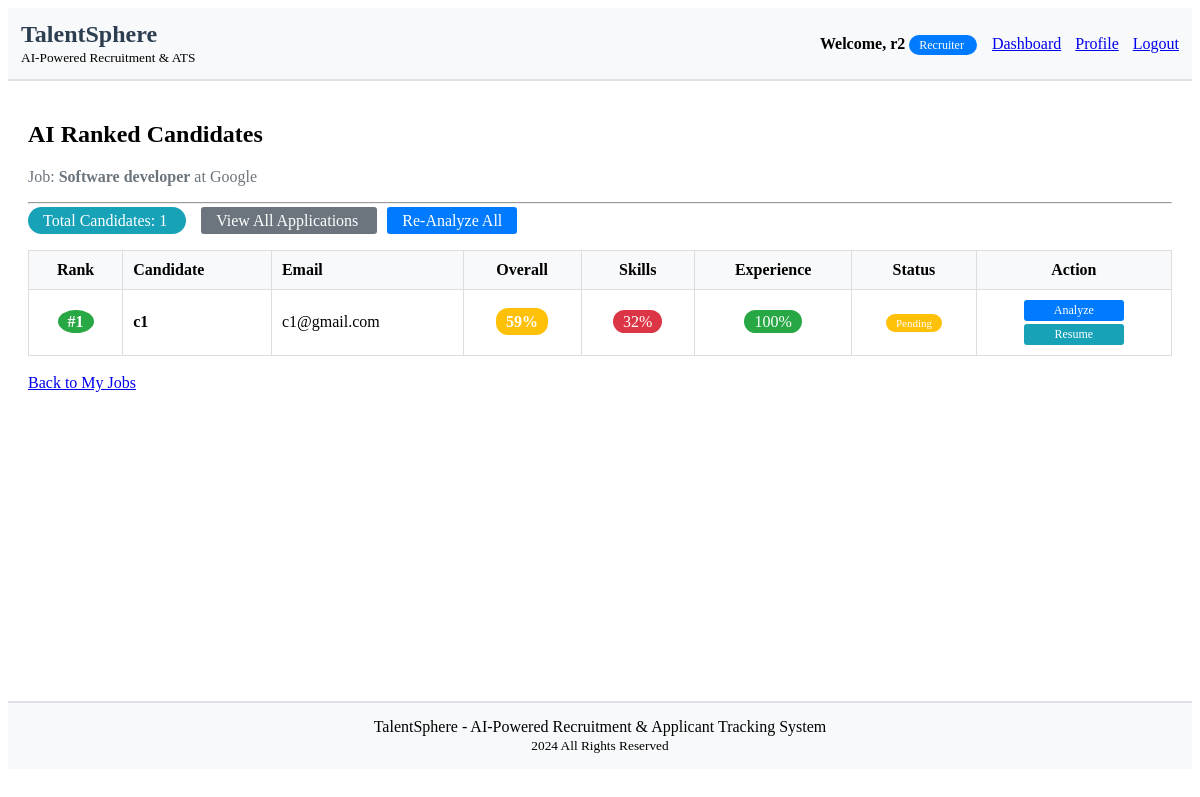
The page /accounts/job/1/rank/ (signed in) on the database as committed earlier.
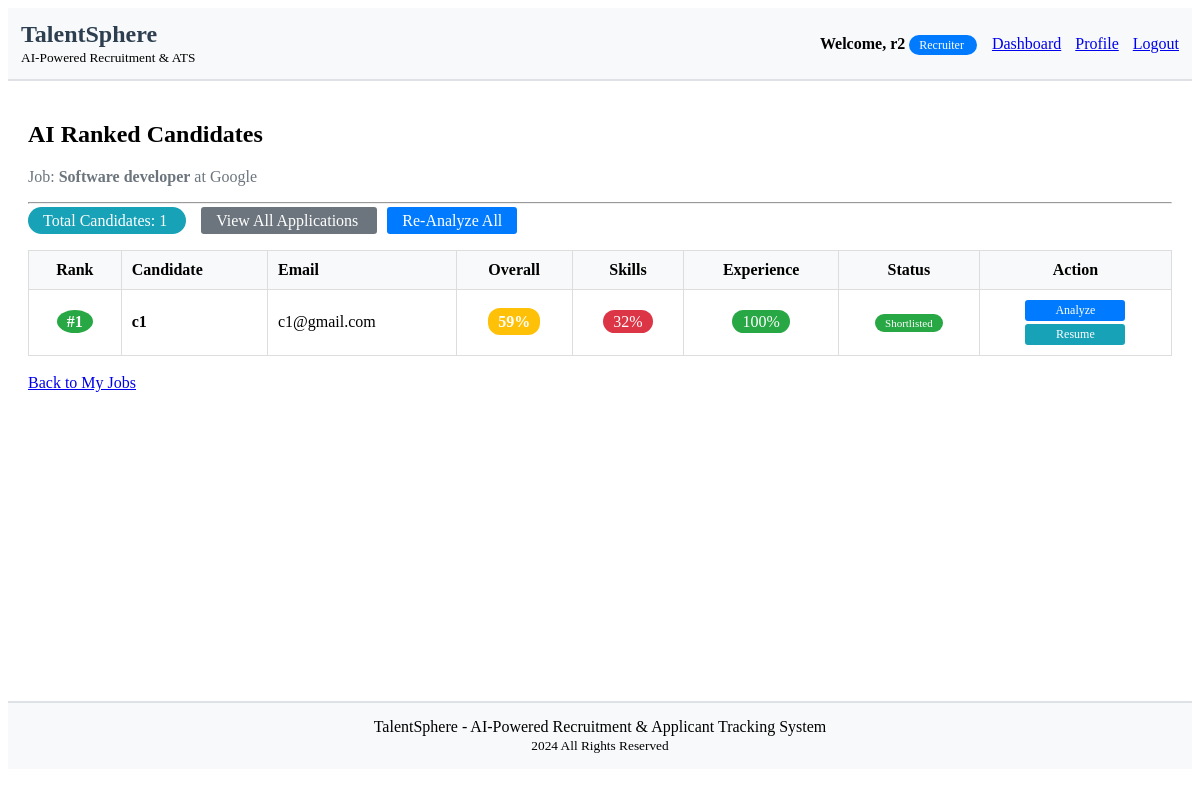
The same page on the database as committed later.
### accounts/models.py (models this page shows, shortened)
class JobApplication(models.Model):
    APPLICATION_STATUS = (
        ('pending', 'Pending'),
        ('reviewed', 'Reviewed'),
        ('shortlisted', 'Shortlisted'),
        ('interview', 'Interview Scheduled'),
        ('accepted', 'Accepted'),
        ('rejected', 'Rejected'),
    )
    job = models.ForeignKey(Job, on_delete=models.CASCADE, related_name='applications')
    candidate = models.ForeignKey(User, on_delete=models.CASCADE, related_name='applications')
    cover_letter = models.TextField(blank=True, null=True)
    resume = models.FileField(upload_to='application_resumes/', blank=True, null=True)
    resume_text = models.TextField(blank=True, null=True)
    parsed_skills = models.TextField(blank=True, null=True, help_text="Extracted skills from resume")
    parsed_experience = models.TextField(blank=True, null=True, help_text="Extracted experience details")
    parsed_education = models.TextField(blank=True, null=True, help_text="Extracted education details")
    experience_years = models.IntegerField(null=True, blank=True, help_text="Total years of experience")
    match_score = models.IntegerField(null=True, blank=True, help_text="Overall match percentage")
    skill_match_score = models.IntegerField(null=True, blank=True, help_text="Skills match percentage")
    experience_match_score = models.IntegerField(null=True, blank=True, help_text="Experience match percentage")
    ai_recommendation = models.TextField(blank=True, null=True, help_text="AI generated recommendation")
    status = models.CharField(max_length=20, choices=APPLICATION_STATUS, default='pending')
    notes = models.TextField(blank=True, null=True)
    applied_at = models.DateTimeField(auto_now_add=True)
    updated_at = models.DateTimeField(auto_now=True)
    class Meta:
        unique_together = ['job', 'candidate']
        ordering = ['-applied_at']

### accounts/views.py (the view)
# urls.py: path('job/<int:job_id>/rank/', views.rank_job_applications, name='rank_job_applications'),
@login_required
def rank_job_applications(request, job_id):
    job = get_object_or_404(Job, id=job_id)
    if job.created_by != request.user:
        messages.error(request, 'You are not authorized to view this!')
        return redirect('dashboard')
    ranked_applications = auto_rank_and_update(job_id)
    return render(request, 'accounts/ranked_applications.html', {
        'job': job,
        'ranked_applications': ranked_applications
    })

### accounts/matching_engine.py (called while the page is built)
def extract_keywords(text):
    stopwords = {
        'a', 'an', 'the', 'of', 'for', 'with', 'to', 'from', 'by',
        'and', 'or', 'but', 'is', 'are', 'was', 'were', 'be', 'been',
        'have', 'has', 'had', 'do', 'does', 'did', 'will', 'would',
        'could', 'should', 'may', 'might', 'must', 'shall', 'than', 'then',
        'into', 'upon', 'about', 'after', 'before', 'between', 'under', 'over'
    }
    words = re.findall(r'\b[a-zA-Z]{3,}\b', text.lower())
    keywords = [word for word in words if word not in stopwords]
    from collections import Counter
    word_freq = Counter(keywords)
    top_keywords = [word for word, count in word_freq.most_common(30)]
    return top_keywords

def generate_recommendation(scores):
    overall = scores['overall_score']
    if overall >= 85:
        return "Highly Recommended - Excellent match for this position"
    elif overall >= 70:
        return "Recommended - Good match, suitable for this position"
    elif overall >= 55:
        return "Potentially Suitable - Consider for interview"
    elif overall >= 40:
        return "Average Match - May need additional training"
    else:
        return "Not Recommended - Low match score"

### accounts/templates/accounts/ranked_applications.html (shortened to what the changed rows need)
{% extends 'accounts/base.html' %}
{% load custom_filters %}
{% block content %}
    <h2>AI Ranked Candidates</h2>
    {% if ranked_applications %}
        <table width="100%" style="border-collapse: collapse; border: 1px solid #ddd;">
            <thead style="background-color: #f8f9fa;">
                <tr>
                    <th style="border: 1px solid #ddd; padding: 10px; text-align: center;">Rank</th>
                    <th style="border: 1px solid #ddd; padding: 10px; text-align: left;">Candidate</th>
                    <th style="border: 1px solid #ddd; padding: 10px; text-align: left;">Email</th>
                    <th style="border: 1px solid #ddd; padding: 10px; text-align: center;">Overall</th>
                    <th style="border: 1px solid #ddd; padding: 10px; text-align: center;">Skills</th>
                    <th style="border: 1px solid #ddd; padding: 10px; text-align: center;">Experience</th>
                    <th style="border: 1px solid #ddd; padding: 10px; text-align: center;">Status</th>
                    <th style="border: 1px solid #ddd; padding: 10px; text-align: center;">Action</th>
                </tr>
            </thead>
            <tbody>
                {% for item in ranked_applications %}
                {% with app=item.application scores=item.scores %}
                <tr>
                    <td style="border: 1px solid #ddd; padding: 10px; text-align: center;">
                        <span style="background-color:
                            {% if forloop.counter <= 3 %}#28a745
                            {% elif forloop.counter <= 5 %}#ffc107
                            {% else %}#6c757d{% endif %};
                            color: white; padding: 3px 10px; border-radius: 50%; font-weight: bold;">
                            #{{ forloop.counter }}
                        </span>
                    </td>
                    <td style="border: 1px solid #ddd; padding: 10px;">
                        <strong>{{ app.candidate.username }}</strong>
                    </td>
                    <td style="border: 1px solid #ddd; padding: 10px;">{{ app.candidate.email }}</td>
                    <td style="border: 1px solid #ddd; padding: 10px; text-align: center;">
                        <span style="background-color:
                            {% if scores.overall_score >= 70 %}#28a745
                            {% elif scores.overall_score >= 50 %}#ffc107
                            {% else %}#dc3545{% endif %};
                            color: white; padding: 5px 10px; border-radius: 12px; font-weight: bold;">
                            {{ scores.overall_score }}%
                        </span>
                    </td>
                    <td style="border: 1px solid #ddd; padding: 10px; text-align: center;">
                        <span style="background-color:
                            {% if scores.skill_score >= 70 %}#28a745
                            {% elif scores.skill_score >= 50 %}#ffc107
                            {% else %}#dc3545{% endif %};
                            color: white; padding: 3px 10px; border-radius: 12px;">
                            {{ scores.skill_score }}%
                        </span>
                    </td>
                    <td style="border: 1px solid #ddd; padding: 10px; text-align: center;">
                        <span style="background-color:
                            {% if scores.experience_score >= 70 %}#28a745
                            {% elif scores.experience_score >= 50 %}#ffc107
                            {% else %}#dc3545{% endif %};
                            color: white; padding: 3px 10px; border-radius: 12px;">
                            {{ scores.experience_score }}%
                        </span>
                    </td>
                    <td style="border: 1px solid #ddd; padding: 10px; text-align: center;">
                        <span style="background-color:
                            {% if app.status == 'shortlisted' %}#28a745
                            {% elif app.status == 'interview' %}#007bff
                            {% elif app.status == 'rejected' %}#dc3545
                            {% elif app.status == 'accepted' %}#28a745
                            {% else %}#ffc107{% endif %};
                            color: white; padding: 3px 10px; border-radius: 12px; font-size: 11px;">
                            {{ app.get_status_display }}
                        </span>
                    </td>
                    <td style="border: 1px solid #ddd; padding: 10px; text-align: center;">
                        <div style="display: flex; flex-direction: column; gap: 3px; align-items: center;">
                            <a href="{% url 'analyze_application' app.id %}" style="background-color: #007bff; color: white; padding: 3px 10px; text-decoration: none; border-radius: 3px; font-size: 12px; width: 80px;">
                                Analyze
                            </a>
                            <a href="{% url 'application_resume' app.id %}" style="background-color: #17a2b8; color: white; padding: 3px 10px; text-decoration: none; border-radius: 3px; font-size: 12px; width: 80px;">
                                Resume
                            </a>
                        </div>
                    </td>
                </tr>
                {% endwith %}
                {% endfor %}
            </tbody>
        </table>
    {% else %}
        <p style="text-align: center; padding: 40px; color: #6c757d; font-size: 18px;">
            No applications found for this job.
        </p>
    {% endif %}
    <br>
{% endblock %}

Rows that differ between the two databases and show on the page:
changed JobApplication "c1@gmail.com": status "pending" → "shortlisted" (drawn); application.status "Pending" → "Shortlisted"
